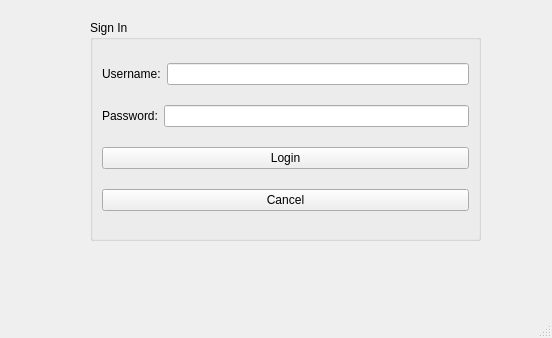
<?xml version="1.0" encoding="UTF-8"?>
<ui version="4.0">
 <class>MainWindow</class>
 <widget class="QMainWindow" name="MainWindow">
  <property name="geometry">
   <rect>
    <x>0</x>
    <y>0</y>
    <width>552</width>
    <height>338</height>
   </rect>
  </property>
  <property name="windowTitle">
   <string>MainWindow</string>
  </property>
  <widget class="QWidget" name="centralwidget">
   <widget class="QGroupBox" name="groupBox">
    <property name="geometry">
     <rect>
      <x>90</x>
      <y>20</y>
      <width>391</width>
      <height>221</height>
     </rect>
    </property>
    <property name="title">
     <string>Sign In</string>
    </property>
    <layout class="QVBoxLayout" name="verticalLayout">
     <item>
      <layout class="QHBoxLayout" name="horizontalLayout">
       <item>
        <widget class="QLabel" name="label">
         <property name="text">
          <string>Username:</string>
         </property>
        </widget>
       </item>
       <item>
        <widget class="QLineEdit" name="lineEdit_username"/>
       </item>
      </layout>
     </item>
     <item>
      <layout class="QHBoxLayout" name="horizontalLayout_2">
       <item>
        <widget class="QLabel" name="label_2">
         <property name="text">
          <string>Password:</string>
         </property>
        </widget>
       </item>
       <item>
        <widget class="QLineEdit" name="lineEdit_password">
         <property name="echoMode">
          <enum>QLineEdit::Password</enum>
         </property>
        </widget>
       </item>
      </layout>
     </item>
     <item>
      <widget class="QPushButton" name="login">
       <property name="text">
        <string>Login</string>
       </property>
      </widget>
     </item>
     <item>
      <widget class="QPushButton" name="cancel">
       <property name="text">
        <string>Cancel</string>
       </property>
      </widget>
     </item>
    </layout>
   </widget>
  </widget>
  <widget class="QMenuBar" name="menubar">
   <property name="geometry">
    <rect>
     <x>0</x>
     <y>0</y>
     <width>552</width>
     <height>21</height>
    </rect>
   </property>
  </widget>
  <widget class="QStatusBar" name="statusbar"/>
 </widget>
 <resources/>
 <connections/>
</ui>
